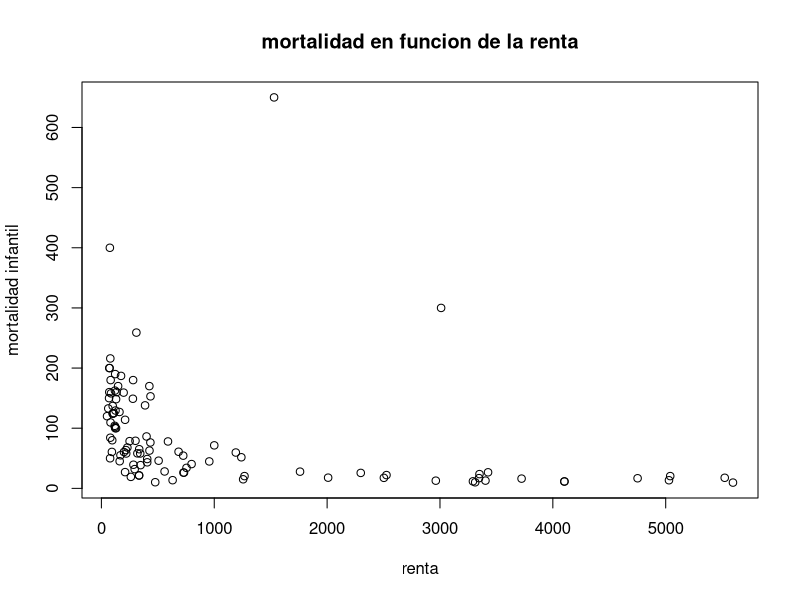
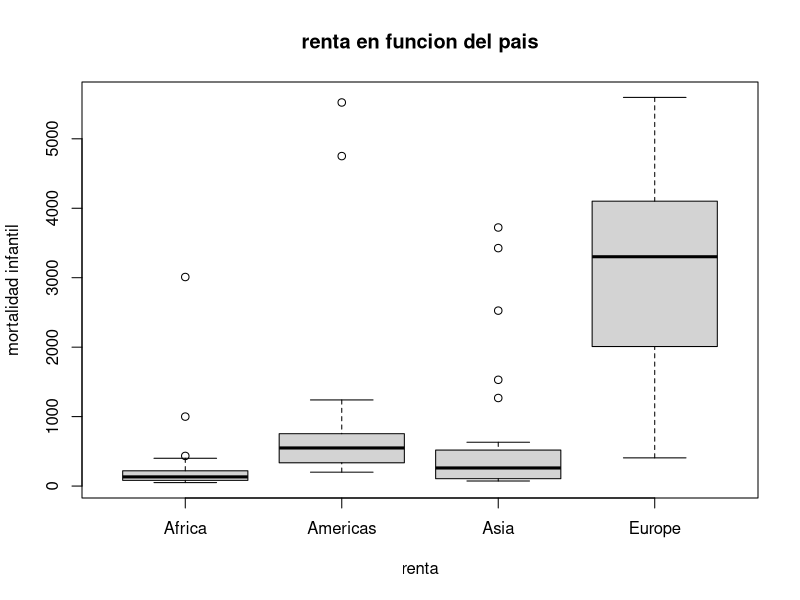
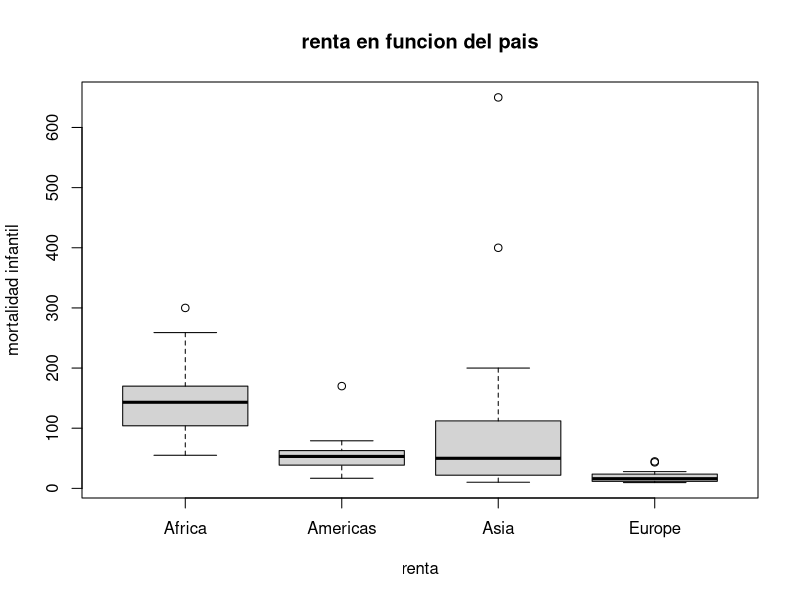
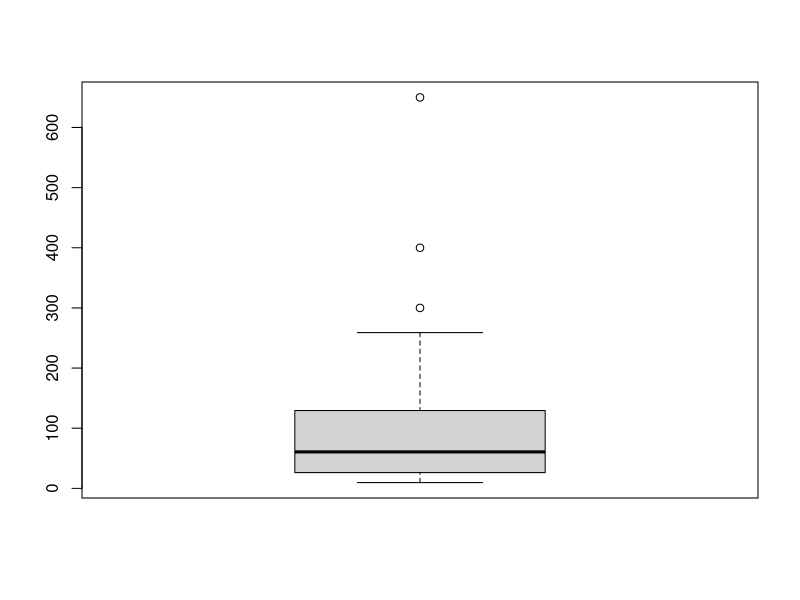
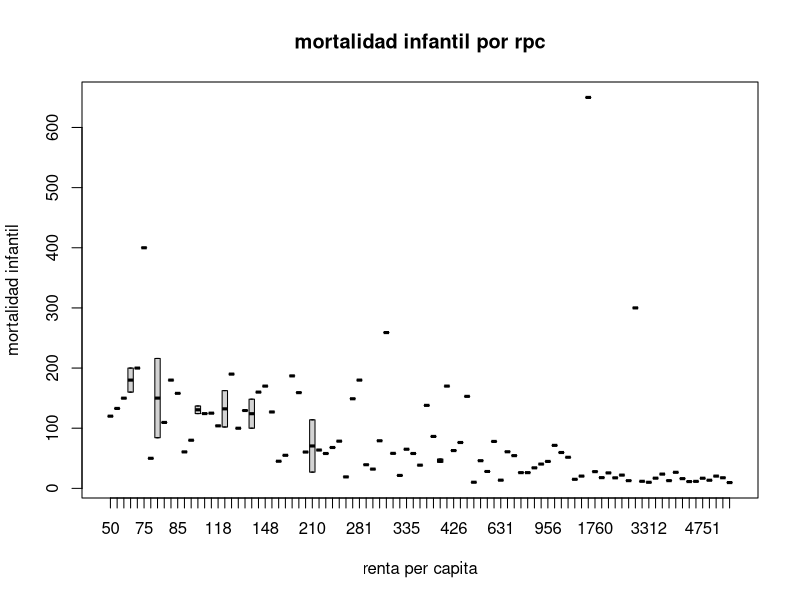
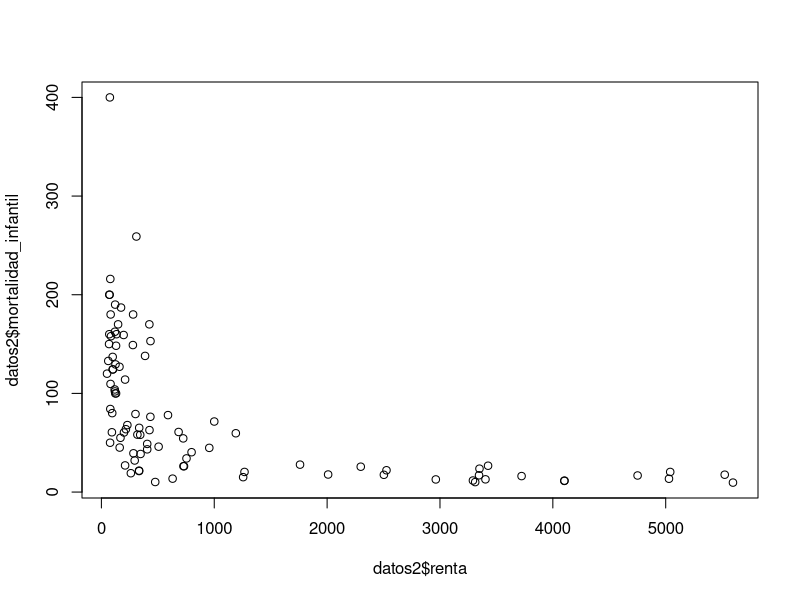
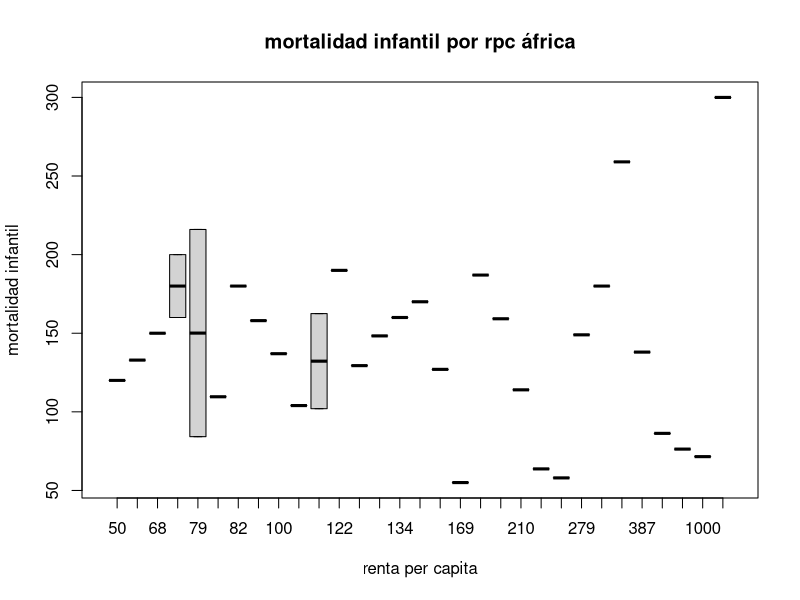
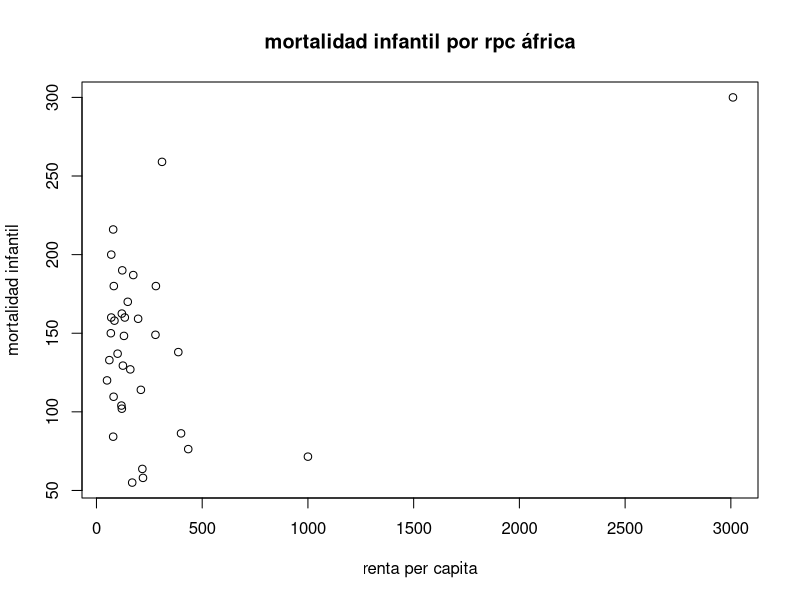

The R source for these figures, in order:
library(carData)
library(knitr)

data <- Leinhardt

p <- na.omit(data)

summary(data)
head(data)
tail(data)

row.names(p)

p <- data.frame(p, pais = row.names(p))

names(p) <- c("renta", "mortalidad_infantil", "region", "productor_petroleo", "pais")

max(p$renta)

pais_mayor_renta <- p$pais[which.max(p$renta)];pais_mayor_renta
pais_menor_renta <- p$pais[which.min(p$renta)];pais_menor_renta

pais_mayor_mi <- p$pais[which.max(p$mortalidad_infantil)];pais_mayor_mi
pais_menor_mi <- p$pais[which.min(p$mortalidad_infantil)];pais_menor_mi

plot(p$renta, p$mortalidad_infantil, 
     xlab="renta", 
     ylab="mortalidad infantil",
     main="mortalidad en funcion de la renta")

plot(p$region, p$renta, 
     xlab="renta", 
     ylab="mortalidad infantil",
     main="renta en funcion del pais")

plot(p$region, p$mortalidad_infantil, 
     xlab="renta", 
     ylab="mortalidad infantil",
     main="renta en funcion del pais")

#MEDIA Y MEDIANA GLOBALES DE RENTA PER CAPITA

mean(p$renta)
median(p$renta)
sd(p$renta)

#MEDIAS Y MEDIANAS EN CADA REGION

mean(p$renta[p$region=="Asia"])
mean(p$renta[p$region=="Africa"])
mean(p$renta[p$region=="Europe"])
mean(p$renta[p$region=="Americas"])

median(p$renta[p$region=="Asia"])
median(p$renta[p$region=="Africa"])
median(p$renta[p$region=="Europe"])
median(p$renta[p$region=="Americas"])

#calculamos la desviacion estandar en cada region
sd(p$renta[p$region=="Asia"])
sd(p$renta[p$region=="Africa"])
sd(p$renta[p$region=="Europe"])
sd(p$renta[p$region=="Americas"])

#MEDIA Y MEDIANA GLOBALES DE MORTALIDAD INFANTIL

mean(p$mortalidad_infantil)
median(p$mortalidad_infantil)
sd(p$mortalidad_infantil)

#MEDIAS Y MEDIANAS EN CADA REGION

mean(p$mortalidad_infantil[p$region=="Asia"])
mean(p$mortalidad_infantil[p$region=="Africa"])
mean(p$mortalidad_infantil[p$region=="Europe"])
mean(p$mortalidad_infantil[p$region=="Americas"])

median(p$mortalidad_infantil[p$region=="Asia"])
median(p$mortalidad_infantil[p$region=="Africa"])
median(p$mortalidad_infantil[p$region=="Europe"])
median(p$mortalidad_infantil[p$region=="Americas"])

#calculamos la desviacion estandar en cada region
sd(p$mortalidad_infantil[p$region=="Asia"])
sd(p$mortalidad_infantil[p$region=="Africa"])
sd(p$mortalidad_infantil[p$region=="Europe"])
sd(p$mortalidad_infantil[p$region=="Americas"])

boxplot(p$mortalidad_infantil)

#SE PUEDE OBSERVAR CLARAMENTE QUE LA RENTA PER CAPITA Y LA MORTALIDAD
#INFANTIL ESTAN FUERTEMENTE RELACIONADAS.
divisiones_renta <-  cut(p$renta, breaks=seq(0, 3346, 500), include.lowest=TRUE, right=TRUE)

boxplot(mortalidad_infantil~renta, data = p, main="mortalidad infantil por rpc", xlab="renta per capita", ylab ="mortalidad infantil")

p$pais[p$renta]
p$renta[p$pais == "Saudi.Arabia"]

##F)

datos2 <- data.frame(renta = p$renta[p$productor_petroleo == "no"], mortalidad_infantil = p$mortalidad_infantil[p$productor_petroleo == "no"])

plot(datos2$renta, datos2$mortalidad_infantil)

mean(datos2$mortalidad_infantil)
mean(p$mortalidad_infantil[p$productor_petroleo=="yes"])

mean(datos2$renta)
mean(p$renta[p$productor_petroleo=="yes"])

datos_africa <- data.frame(pais = p$pais[p$region=="Africa"],renta = p$renta[p$region=="Africa"], mortalidad_infantil = p$mortalidad_infantil[p$region=="Africa"])


boxplot(mortalidad_infantil~renta, data = datos_africa, main="mortalidad infantil por rpc áfrica", xlab="renta per capita", ylab ="mortalidad infantil")

plot( datos_africa$renta, datos_africa$mortalidad_infantil,main="mortalidad infantil por rpc áfrica", xlab="renta per capita", ylab ="mortalidad infantil")

datos_africa$pais[datos_africa$renta > 800]

mortalidad_infantil_sum = c()

for(x in 0:length(unique(p$region))){
        mortalidad_infantil_sum[x] = sum(p$mortalidad_infantil[p$region==unique(p$region)[x]])
}

pie(mortalidad_infantil_sum, labels = unique(p$region))

